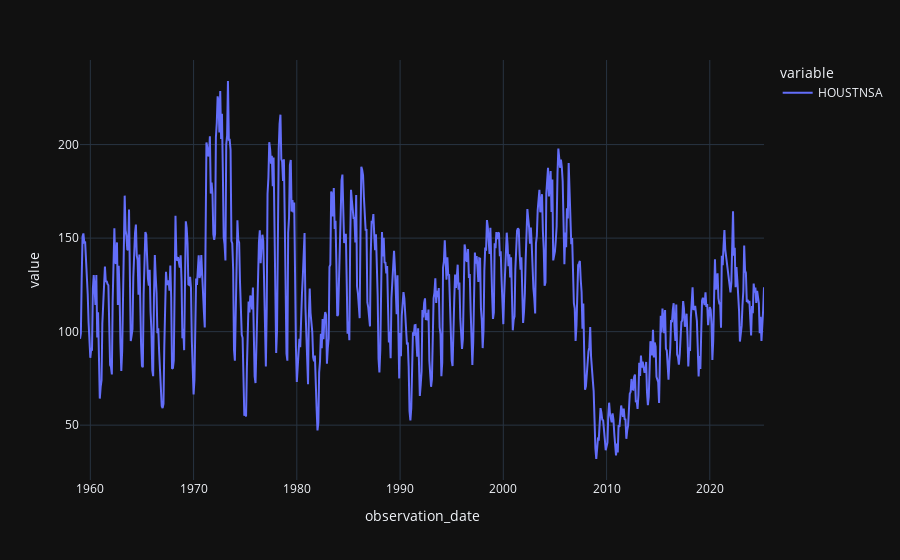

Notebook code for this chart:
### Code cell
x.plot()

### Figure 1 — Plotly figure (JSON) as saved in the notebook; plotly's stock layout.template omitted (floating-point values rounded to 4 significant figures; data arrays with more than 128 entries replaced by an {"elided": "..."} marker saying what was removed)
{"data": [{"hovertemplate": "variable=HOUSTNSA<br>observation_date=%{x}<br>value=%{y}<extra></extra>", "legendgroup": "HOUSTNSA", "line": {"color": "#636efa", "dash": "solid"}, "marker": {"symbol": "circle"}, "mode": "lines", "name": "HOUSTNSA", "orientation": "v", "showlegend": true, "type": "scatter", "x": {"elided": "796 str values"}, "xaxis": "x", "y": {"elided": "796 float values"}, "yaxis": "y"}], "layout": {"legend": {"title": {"text": "variable"}, "tracegroupgap": 0}, "margin": {"t": 60}, "xaxis": {"anchor": "y", "domain": [0, 1], "title": {"text": "observation_date"}}, "yaxis": {"anchor": "x", "domain": [0, 1], "title": {"text": "value"}}}}
